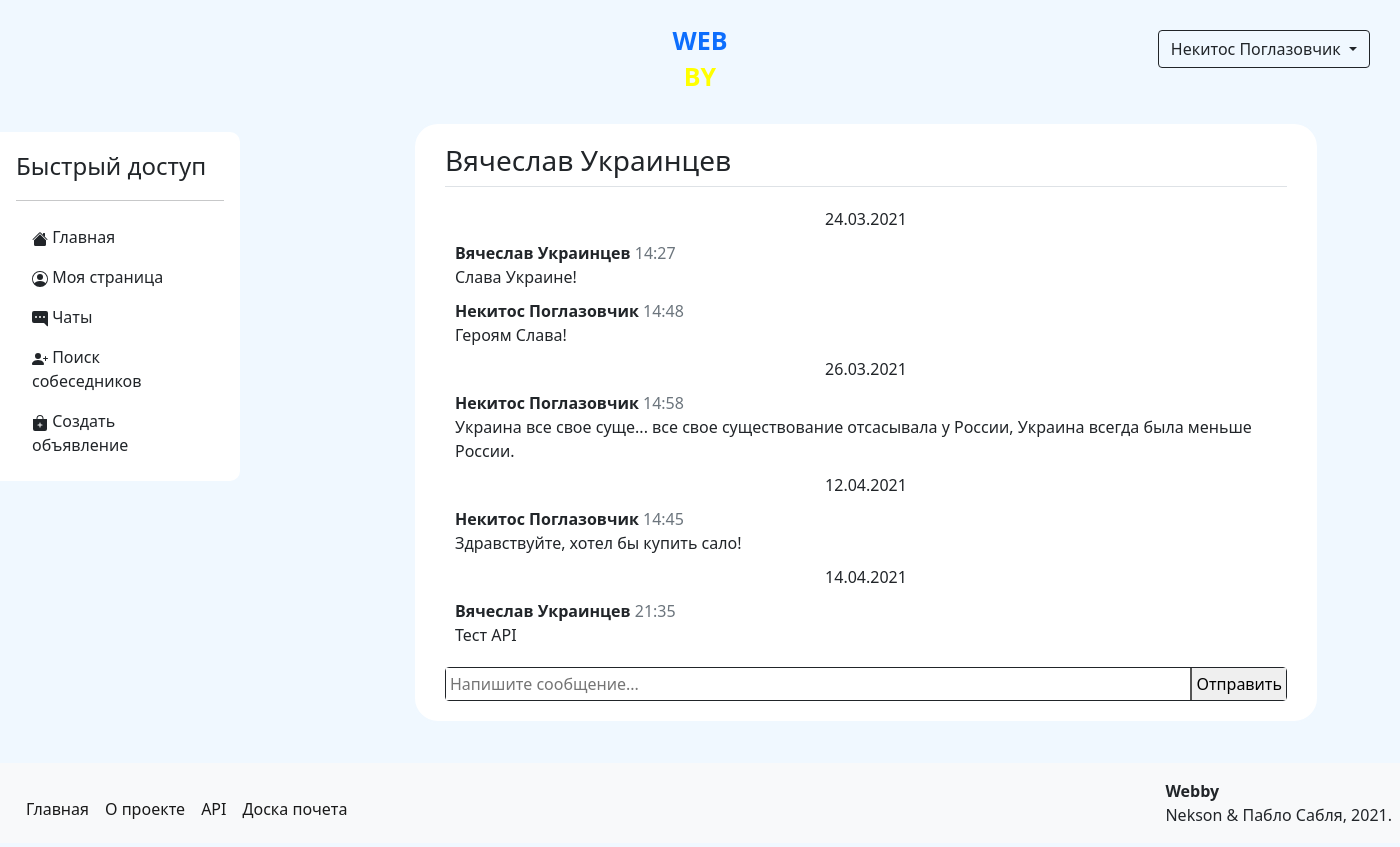
Page /chats/4 (signed in) on the committed database.
### data/models/user.py (models this page shows, shortened)
class User(SqlAlchemyBase, UserMixin, SerializerMixin):
    __tablename__ = 'users'  # название таблицы с моделью в базе данных
    serialize_rules = (
        '-advertisements', '-rank_id', '-admin', '-hashed_password')  # правила преобразования объекта модели в json
    id = Column(Integer, autoincrement=True, primary_key=True)  # id пользователя
    name = Column(Unicode)  # имя пользователя
    surname = Column(Unicode)  # фамилия пользователя
    birthday = Column(DateTime)  # день рождения пользователя
    email = Column(String, unique=True)  # email адресс пользователя
    phone_number = Column(String, unique=True)  # номер телефона пользователя
    hashed_password = Column(String)  # хэшированный пароль пользователя
    registration_time = Column(DateTime, default=datetime.now)  # время регистрации пользователя
    rating = Column(Integer, default=0)  # рейтинг пользователя
    rank_id = Column(Integer, ForeignKey('ranks.id'))  # id ранга пользователя
    admin = Column(Boolean, default=0)  # права пользователя
    advertisements = relationship('Advertisement', back_populates='author')  # объекты объявлений пользователя
    interests = relationship('Interest', secondary='users_to_interests',
                             backref='users')  # объекты интересов пользователя
    rank = relationship('Rank')  # объект ранга пользователя

### data/models/message.py (models this page shows, shortened)
class Message(SqlAlchemyBase, SerializerMixin):
    __tablename__ = 'messages'  # название таблицы с моделью в базе данных
    serialize_rules = ('-sender', '-receiver', '-content_id')  # правила преобразования объекта модели в json
    id = Column(Integer, autoincrement=True, primary_key=True)  # id сообщения
    to_id = Column(Integer, ForeignKey("users.id"))  # id получателя сообщения
    from_id = Column(Integer, ForeignKey("users.id"))  # id отправителя сообщения
    content_id = Column(Integer, ForeignKey("contents.id"))  # id содержания сообщения
    created_at = Column(DateTime, default=datetime.now)  # время создания сообщения
    sender = relationship("User", foreign_keys=[from_id])  # объект отправителя сообщения
    receiver = relationship("User", foreign_keys=[to_id])  # объект получателя сообщения
    content = relationship("Content")  # объект содержания сообщения

### data/models/content.py (models this page shows)
class Content(SqlAlchemyBase, SerializerMixin):
    __tablename__ = 'contents'  # название таблицы с моделью в базе данных
    serialize_rules = ('-id',)  # правила преобразования объекта модели в json
    id = Column(Integer, autoincrement=True, primary_key=True)  # id контента
    content = Column(Text)  # контент

### main.py (the view, shortened to what this page needs)
@app.route('/chats/<int:user_id>', methods=['POST', 'GET'])
@login_required
def chat(user_id):
    form = MessageForm()  # создаем форму ввода сообщения
    session = create_session()
    companion = session.query(User).filter(User.id == user_id).first()  # получаем объект собеседника по его id
    if not companion:  # проверяем, найден ли собеседник
        return abort(404)  # если нет - отображаем страницу с ошибкой 404
    messages = session.query(Message).filter(((Message.to_id == current_user.id) & (Message.from_id == user_id)) |
                                             ((Message.from_id == current_user.id) & (Message.to_id == user_id))).all()
    sender = session.query(User).filter(User.id == current_user.id).first()  # получаем объект текущего пользователя
    return render_template('chats.html', form=form, messages=messages, companion=companion)

### data/forms.py
class MessageForm(FlaskForm):
    message_field = StringField()  # поле для ввода сообщения
    send_field = SubmitField('Отправить')  # кнопка для отправки

### data/db_session.py (called while the page is built)
def create_session() -> Session:
    global __factory
    return __factory()

### main.py (called while the page is built)
@login_manager.user_loader
def load_user(user_id):
    session = create_session()
    return session.query(User).get(user_id)

### templates/chats.html (shortened to what this page needs)
{% extends "base.html" %}
{% block content %}
<form class="clearfix w-75" method="post" novalidate>
    <div>
        <div class="border-bottom">
            <h3>
                <a href="/profile/{{ companion.id }}" class="text-reset">{{ companion.name }} {{ companion.surname }}</a>
            </h3>
        </div>
        <div class="message_box">
            {% for msg in messages %}
            <div id="{% if loop.last %}bottom{% endif %}">
                {% if loop.previtem is defined %}
                    {% if (loop.previtem.created_at.day != msg.created_at.day) or (loop.previtem.created_at.month != msg.created_at.month)
                    or (loop.previtem.created_at.year != msg.created_at.year) %}
                        <div class="text-center">{{ msg.created_at.strftime('%d.%m.%Y') }}</div>
                    {% endif %}
                    {% if loop.previtem.sender != msg.sender or loop.previtem.created_at.minute != msg.created_at.minute %}
                        <b>
                            <a href="/profile/{{ msg.sender.id }}" class="text-reset">{{ msg.sender.name }} {{ msg.sender.surname }}</a>
                        </b>
                        <span class="text-secondary">{{ msg.created_at.strftime('%H:%M') }}</span>
                        <br>
                    {% endif %}
                {% else %}
                    <div class="text-center">{{ msg.created_at.strftime('%d.%m.%Y') }}</div>
                        <b>
                            <a href="/profile/{{ msg.sender.id }}" class="text-reset">{{ msg.sender.name }} {{ msg.sender.surname }}</a>
                        </b>
                    <span class="text-secondary">{{ msg.created_at.strftime('%H:%M') }}</span>
                    <br>
                {% endif %}
                {{ msg.content.content }}
            </div>
            {% endfor %}
        </div>
        <div class="border border-dark rounded clearfix">
            {{ form.message_field(class="w-75 border-0 p-1 float-start", placeholder="Напишите сообщение...", style="outline: None", autocomplete="off") }}
            {{ form.send_field(class="border-top-0 border-end-0 border-bottom-0 float-end p-1") }}
        </div>
    </div>
</form>
{% endblock %}

### templates/base.html (shortened to what this page needs)
<!DOCTYPE html>
<html lang="en">
<head>
    <link rel="stylesheet" href="/static/css/style.css">
    <link rel="stylesheet" href="https://cdn.jsdelivr.net/npm/bootstrap@5.0.0-beta1/dist/css/bootstrap.min.css"
>
</head>
<body>
<div class="wrapper">
    <div class="header clearfix">
        {% if current_user.is_authenticated %}
        <div class="dropdown float-end">
            <button class="btn btn-outline-dark dropdown-toggle" type="button" id="dropdownMenuButton"
                    data-toggle="dropdown" aria-haspopup="true" aria-expanded="false">
                {{ current_user.name }} {{ current_user.surname }}
            </button>
        </div>
        {% endif %}
        <div class="logo">
            <a href="/">
                <p class="text-primary">WEB</p>
                <p class="yellow">BY</p>
            </a>
        </div>
    </div>
    {% if current_user.is_authenticated %}
    <div class="d-flex flex-column p-3 bg-white sidebar"
         style="width: 240px; position: fixed; border-radius: 0 10px 10px 0; margin-left: 0px;">
        <span class="fs-4">Быстрый доступ</span>
        <hr>
        <ul class="nav nav-pills flex-column mb-auto">
            <li class="nav-item">
                <a href="/" class="nav-link link-dark">
                    Главная
                </a>
            </li>
            <li>
                <a href="/profile/{{ current_user.id }}" class="nav-link link-dark">
                    Моя страница
                </a>
            </li>
            <li>
                <a href="/chats" class="nav-link link-dark">
                    Чаты
                </a>
            </li>
            <li>
                <a href="/search" class="nav-link link-dark">
                    Поиск собеседников
                </a>
            </li>
            <li>
                <a href="/advertisements/create" class="nav-link link-dark">
                    Создать объявление
                </a>
            </li>
        </ul>
    </div>
    {% endif %}
    <main role="main" class="container clearfix">
        {% block content %}{% endblock %}
    </main>
    <footer class="clearfix p-2 bg-light">
        <span class="fs-6 float-end mt-2"><b>Webby</b><br>Nekson & Пабло Сабля, 2021.</span>
        <nav class="navbar navbar-expand-lg navbar-light">
            <div class="collapse navbar-collapse" id="navbarSupportedContent">
                <ul class="navbar-nav me-auto mb-2 mb-lg-0">
                    <li class="nav-item">
                        <a class="nav-link active" href="/">Главная</a>
                    </li>
                    <li class="nav-item">
                        <a class="nav-link active" href="/info">О проекте</a>
                    </li>
                    <li class="nav-item">
                        <a class="nav-link active" href="/api">API</a>
                    </li>
                    <li class="nav-item">
                        <a class="nav-link active" href="/top">Доска почета</a>
                    </li>
                </ul>
            </div>
        </nav>
    </footer>
</div>
</body>
</html>

### static/css/style.css (style rules this page uses)
body { background-color: aliceblue !important; }
.logo { text-align: center; margin-left: auto; margin-right: auto; margin-top: 10px; margin-bottom: 10px; max-width: 150px; font-size: 25px; font-weight: 700; line-height: 20px; }
a { text-decoration: none !important; }
.header { background-color: aliceblue; margin-bottom: 10px; padding: 10px; }
.yellow { color: yellow; }
div { margin: 10px; }
form { margin-left: auto; margin-right: auto; background-color: white; border: solid 2px aliceblue; border-radius: 25px; padding: 10px; }
html, body { height: 100%; }
footer { position: absolute; left: 0; bottom: 0; width: 100%; height: 80px; }
.wrapper { position: relative; min-height: 100%; margin: 0!important }
main { padding-bottom: 120px; padding-right: 100px!important; margin-left: 250px!important }
.message_box { overflow-y: auto; max-height: 700px }

### rows in the picture
User: name "Некитос", surname "Поглазовчик"
User: name "Вячеслав", surname "Украинцев"
Message: created_at "24.03.2021", sender.name "Вячеслав", sender.surname "Украинцев", created_at "14:27", content.content "Слава Украине!"
Message: sender.name "Некитос", sender.surname "Поглазовчик", created_at "14:48", content.content "Героям Слава!"
Message: created_at "26.03.2021", sender.name "Некитос", sender.surname "Поглазовчик", created_at "14:58", content.content "Украина все свое суще... все свое существование отсасывала у России, Украина всегда была меньше России."
Message: created_at "12.04.2021", sender.name "Некитос", sender.surname "Поглазовчик", created_at "14:45", content.content "Здравствуйте, хотел бы купить сало!"
Message: created_at "14.04.2021", sender.name "Вячеслав", sender.surname "Украинцев", created_at "21:35", content.content "Тест API"
